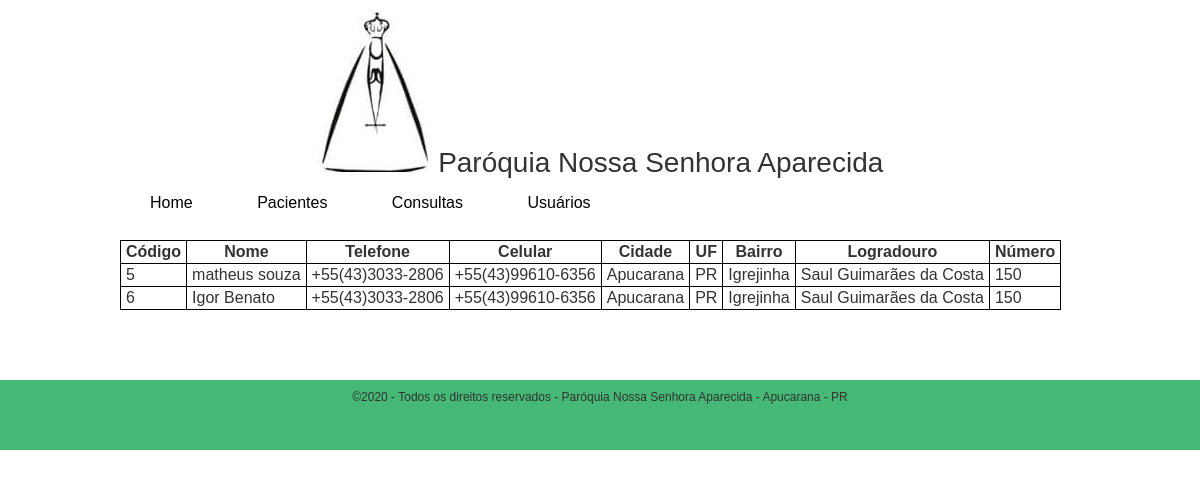
The app's page /?pagina=pacientes with its own data.
### tables this page shows
CREATE TABLE `pacientes` (
  `id_paciente` int NOT NULL AUTO_INCREMENT,
  `nome` varchar(45) NOT NULL,
  `data_nasc` date NOT NULL,
  `profissao` varchar(45) DEFAULT NULL,
  `estado_civil` varchar(13) NOT NULL,
  `telefone` varchar(17) DEFAULT NULL,
  `celular` varchar(17) NOT NULL,
  `cidade` varchar(20) NOT NULL,
  `bairro` varchar(45) NOT NULL,
  `logradouro` varchar(45) NOT NULL,
  `cep` int NOT NULL,
  `num_logradouro` varchar(8) NOT NULL,
  `uf` varchar(2) NOT NULL,
  PRIMARY KEY (`id_paciente`)
);

### con_paciente.php (called while the page is built)
<?php
$servidor = "localhost";
$usuario = "";
$senha = "";
$database = "agendex_bd";
$conexao = mysqli_connect($servidor, $usuario, $senha, $database);
$query = "select * from pacientes";
$consulta = mysqli_query($conexao, $query);

### views/pacientes.php (the view, shortened to what this page needs)
<table padding: 5px;>
    <tr>
        <th>Código</th>
        <th>Nome</th>
        <th>Telefone</th>
        <th>Celular</th>
        <th>Cidade</th>
        <th>UF</th>
        <th>Bairro</th>
        <th>Logradouro</th>
        <th>Número</th>
    </tr>
<?php
    while($linha = mysqli_fetch_array($consulta)){
        echo '<tr><td>'.$linha['id_paciente'].'</td>';
        echo '<td>'.$linha['nome'].'</td>';
        echo '<td>'.$linha['telefone'].'</td>';
        echo '<td>'.$linha['celular'].'</td>';
        echo '<td>'.$linha['cidade'].'</td>';
        echo '<td>'.$linha['uf'].'</td>';
        echo '<td>'.$linha['bairro'].'</td>';
        echo '<td>'.$linha['logradouro'].'</td>';
        echo '<td>'.$linha['num_logradouro'].'</td></tr>';
    }
?>
</table>

### header.php (shortened to what this page needs)
<!DOCTYPE html>
<html>
<head>
    <link rel="stylesheet" href="css/style.css">
</head>
<body>
    <header>
        <div class="container">
            <div id="logo">
                <img src="imagens/logo2.jpeg" title="Logo" alt="Logo">
                <a>Paróquia Nossa Senhora Aparecida</a>
            </div>
            <div id="menu">
                <a href="?pagina=home">Home</a>
                <a href="?pagina=pacientes">Pacientes</a>
                <a href="?pagina=consultas">Consultas</a>
                <a href="?pagina=usuarios">Usuários</a>
            </div>
        </div>
    </header>
    <div id="conteudo" class="container">
</body>
</html>

### index.php
<?php
include 'con_paciente.php';
include 'header.php';
if(isset($_GET['pagina'])){
    $pagina = $_GET['pagina'];
}else{
    $pagina = 'home';
}
if($pagina =='consultas'){
    include 'views/consultas.php';
}elseif($pagina =='pacientes'){
    include 'views/pacientes.php';
}elseif($pagina =='usuarios'){
    include 'views/usuarios.php';
}else{
    include 'views/home.php';
}
include 'footer.php';

### footer.php (shortened to what this page needs)
<footer>
    <div class="container">
        ©2020 - Todos os direitos reservados - Paróquia Nossa Senhora Aparecida - Apucarana - PR
    </div>
</footer>
</body>
</html>

### css/style.css (style rules this page uses)
* { margin: 0; padding: 0; }
body { font-family: helvetica, arial; font-size: 16px; color: #333; }
header { height: 150px; background-color: white; padding: 10px 0px; }
footer { height: 50px; background-color: #44b874; padding: 10px 0; text-align: center; font-size: 12px; color: #333; }
.container { margin: 0 auto; width: 960px; }
#conteudo { padding: 70px 0; }
#logo { text-align: center; }
#logo a { font-size: 28px; }
#menu { padding: 15px 0px; }
#menu a { text-decoration: none; padding: 10px 30px; color: black }

### views/pacientes.php (style rules this page uses)
table { border: 1px solid black; border-collapse: collapse; }
th, td { border: 1px solid black; border-collapse: collapse; padding: 2px 5px; }

### records on screen
pacientes: id_paciente "5", nome "matheus souza", telefone "+55(43)3033-2806", celular "+55(43)99610-6356", cidade "Apucarana", uf "PR", bairro "Igrejinha", logradouro "Saul Guimarães da Costa", num_logradouro "150"
pacientes: id_paciente "6", nome "Igor Benato", telefone "+55(43)3033-2806", celular "+55(43)99610-6356", cidade "Apucarana", uf "PR", bairro "Igrejinha", logradouro "Saul Guimarães da Costa", num_logradouro "150"
